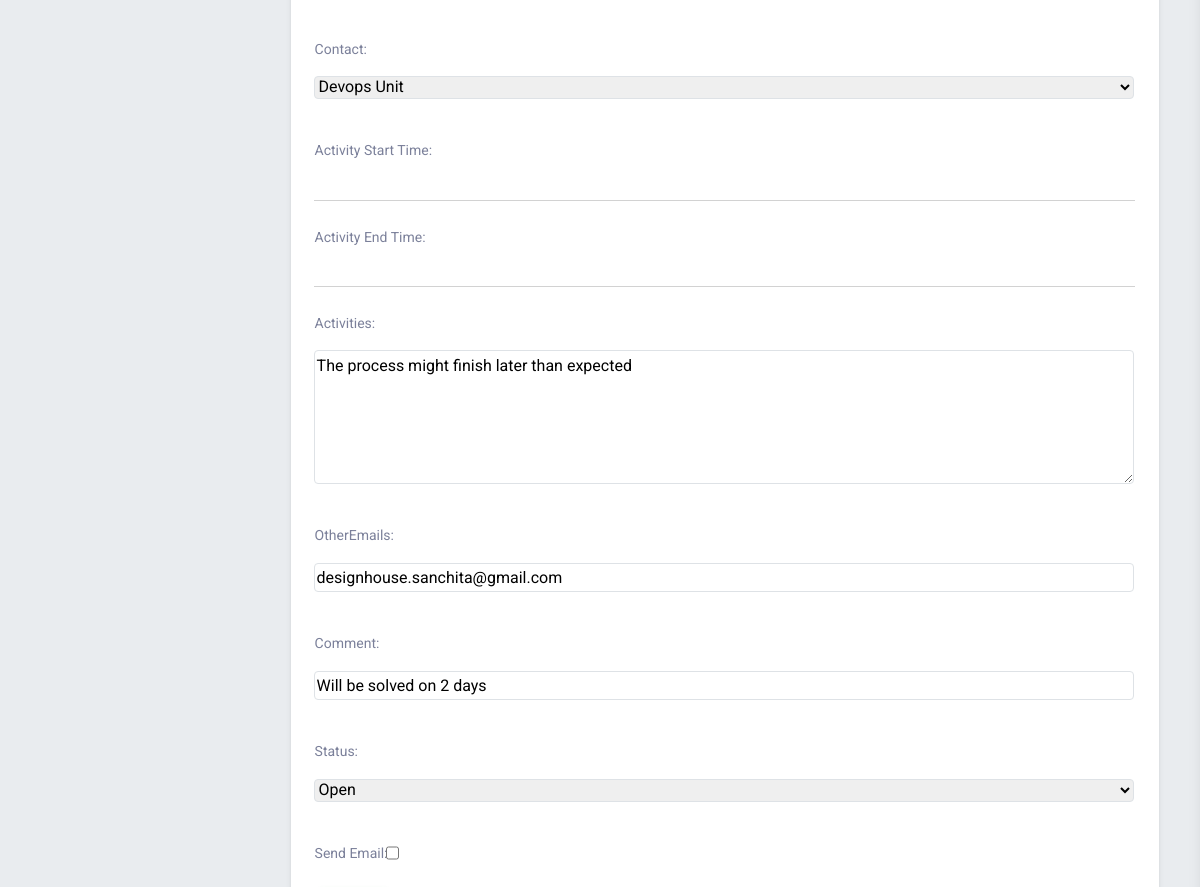
Page /edit-activity/36/ (signed in, middle part) on the earlier database version.
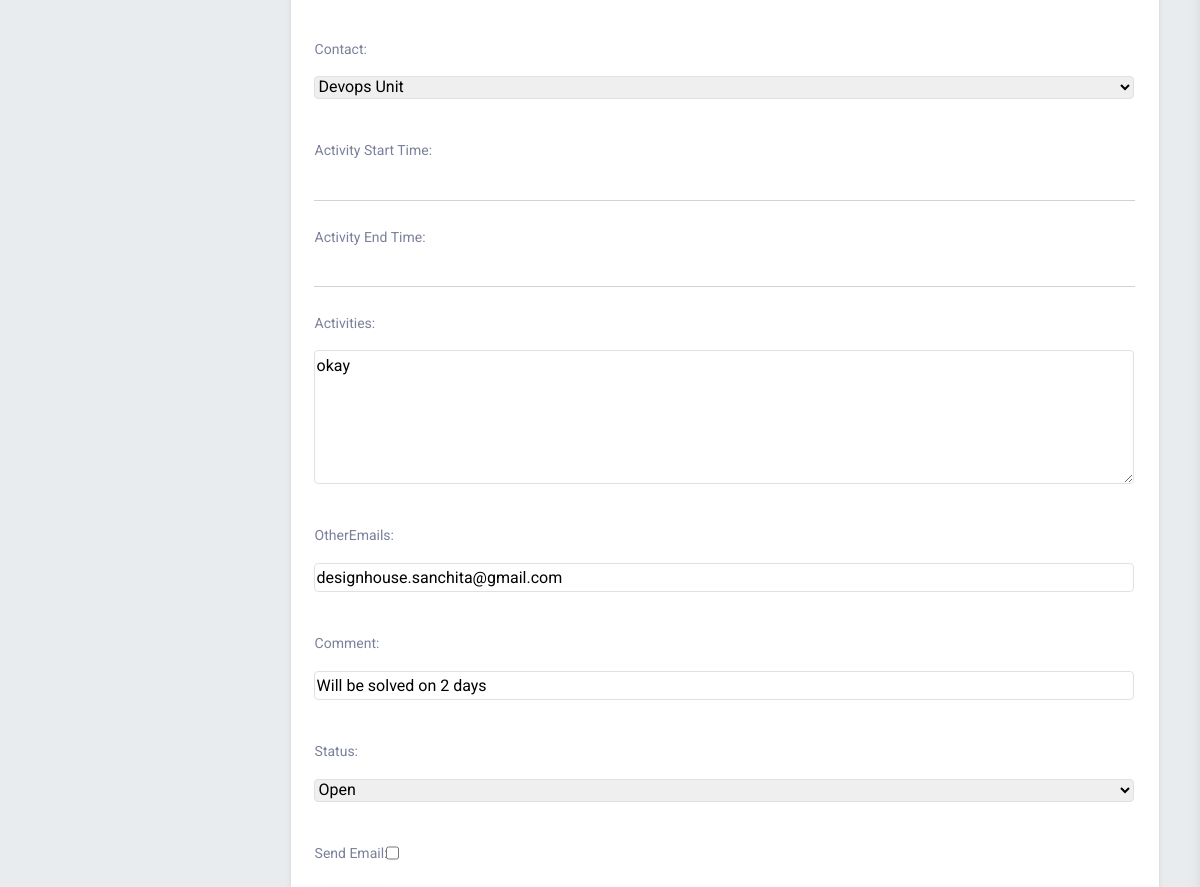
Same page on the later database version.
### subisu/models.py (models this page shows, shortened)
class Activities(models.Model):
    title = models.CharField(max_length=200, verbose_name="Activity Title")
    location = models.CharField(max_length=200, null=True, blank=True)
    reason = models.TextField(verbose_name="Reasons", blank=True)
    benefits = models.TextField(verbose_name="Benefits for Layer", blank=True)
    impact = models.TextField(verbose_name="Impact", blank=True)
    contact = models.ForeignKey(Units, on_delete=models.CASCADE,  null=True, help_text="Select units you want to send mail to")
    startTime = models.DateTimeField(null=True, blank=True, verbose_name="Activity Start Time")
    endTime = models.DateTimeField(null=True, blank=True,verbose_name="Activity End Time")
    activities = models.TextField(max_length=500, verbose_name="Activities")
    created = models.DateTimeField(auto_now_add=True, verbose_name="Activity Created At")
    otherEmails = models.TextField(blank=True, null=True, help_text="Add other emails separated by spaces", validators=[validate_email_list])
    Comment= models.CharField(max_length=200, null=True)
    status= models.CharField(max_length=20,choices=ACTIVITY_STATUS, default= 'Open')
    sendEmail = models.BooleanField(verbose_name = "Send Email",default=False, help_text="Send Email Notification to Department")
    ETA = models.CharField(max_length=200, null=True, blank=True, editable=False)

### subisu/views.py (the view)
# urls.py: path('edit-activity/<int:id>/', edit_activities, name='edit_activity'),
@login_required()
def edit_activities(request, id):
    activity = Activities.objects.get(id = id)
    comments = ActivityTable.objects.filter(actId = activity)
    start_time = activity.startTime
    end_time = activity.endTime
    if request.method == "POST":
        form = ActivitiesForm(request.POST, instance=activity)
        if form.is_valid():
            activity = form.save(commit=False)
            activity.startTime = start_time
            activity.endTime = end_time
            new_start_time  = form.cleaned_data['startTime']
            new_end_time = form.cleaned_data['endTime']
            if start_time != new_start_time and new_start_time is not None:
                activity.startTime = new_start_time
            if end_time != new_end_time and new_end_time is not None:
                activity.endTime = new_end_time
            activity.save()
            time = f"{activity.startTime} - {activity.endTime}"
            comment = activity.Comment.strip()
            last_comment_instance = ActivityTable.objects.filter(actId=activity).last()
            previous_comment = last_comment_instance.comment.strip()
            pattern = re.escape(previous_comment)
            if comment is not None and  not re.search(pattern, comment):
                print("it is working lol")
                try:
                    staff = request.user.staff
                    staff_name = staff.firstName + " " + staff.middleName + " " + staff.lastName if staff.middleName else staff.firstName + " " + staff.lastName
                except AttributeError:
                    staff_name = request.user.username
                ActivityTable.objects.create(actId=activity, comment=comment, commentBy=staff_name)
            if form.cleaned_data['sendEmail']:
                title = form.cleaned_data['title']
                location = form.cleaned_data['location']
                reason = form.cleaned_data['reason']
                benefits = form.cleaned_data['benefits']
                impact = form.cleaned_data['impact']
                primary_email = form.cleaned_data['contact']
                other_emails = form.cleaned_data['otherEmails']
                email_list = process_emails(primary_email, other_emails)
                EmailNotification.objects.create(activityId = activity, emailBody = " \n".join([title, location, benefits, reason, impact]))
                msg = send_department_mail(title,time, location, reason, benefits, impact, email_list)
                if msg:
                    messages.info(request, "Mail sent successfully")
                else:
                    messages.warning(request, "Sorry, Mail not sent due to error")
            form.save()
            return redirect('activities')
        else:
            for field_name, errors in form.errors.items():
                for error in errors:
                    messages.error(request, f"{field_name}: {error}")
    else:
        form = ActivitiesForm(instance=activity)
    context = {
        'form': form,
        'activity_id': id,
        'comments' : comments
    }
    return render(request, 'subisu/addactivities.html', context)

### Models/units.py (called while the page is built)
    def __str__(self):
        return self.name

### templates/subisu/addactivities.html (shortened to what this page needs)
{% extends 'subisu/base.html' %} {% block start %}
<div class="row justify-content-center py-5">
  <div class="col-md-11">
    <div class="card">
      <div class="card-body">
        <form method="POST">
           {% for field in form %}
          <div class="input-group input-group-static mb-4">
            {{ field.label_tag }} {% if field.name == 'startTime' or field.name == 'endTime' %}
            <input
              type="text"
              class="form-control flatpickr datetimepicker"
              name="{{ field.name }}"
              data-close-on-select="true"
            />
            {% else %} {{ field }} {% endif %}
          </div>
          {% endfor %}
        </form>
      </div>
    </div>
  </div>
</div>
      {% endblock %}

Differences in the rows shown:
changed Activities "Devops Unit": activities "The process might finish later than expected" → "okay"
